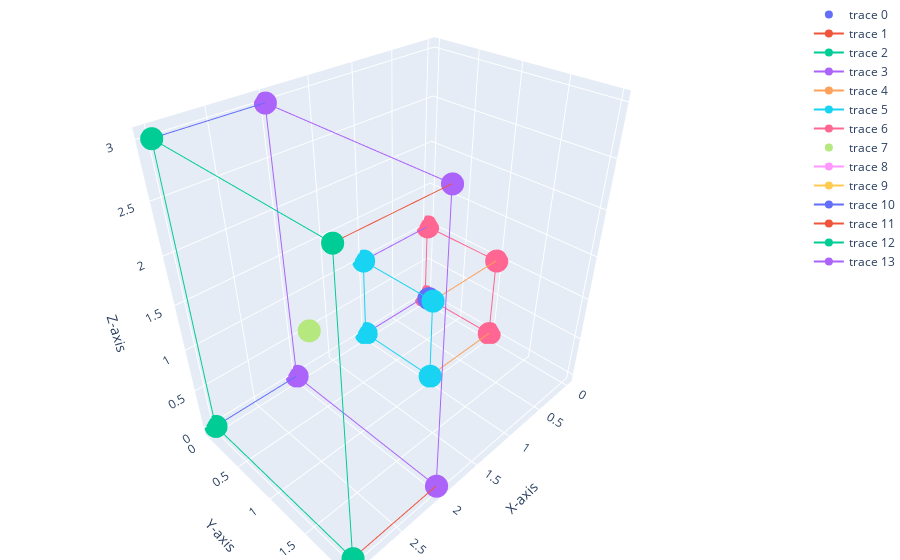

Notebook code cell kept with this figure:
### Code cell
cube1 = create_cube(1,1,1)#random_translate(random_cube())
cube2 = translate_cube(create_cube(1,2,3), 2,0,0) #random_translate(random_cube())

print(cube_collision(cube1, cube2))
print(calculate_distance_between_cubes(cube1, cube2))
display_object(cube1, cube2)

### Figure 1 — Plotly figure (JSON) as saved in the notebook; plotly's stock layout.template omitted (floating-point values rounded to 4 significant figures)
{"data": [{"mode": "markers", "type": "scatter3d", "x": [0.5], "y": [0.5], "z": [0.5]}, {"mode": "markers+lines", "type": "scatter3d", "x": [0, 1, 1, 0, 0], "y": [0, 0, 1, 1, 0], "z": [0, 0, 0, 0, 0]}, {"mode": "markers+lines", "type": "scatter3d", "x": [0, 1, 1, 0, 0], "y": [0, 0, 1, 1, 0], "z": [1, 1, 1, 1, 1]}, {"mode": "markers+lines", "type": "scatter3d", "x": [0, 1, 1, 0, 0], "y": [0, 0, 0, 0, 0], "z": [0, 0, 1, 1, 0]}, {"mode": "markers+lines", "type": "scatter3d", "x": [1, 0, 0, 1, 1], "y": [1, 1, 1, 1, 1], "z": [0, 0, 1, 1, 0]}, {"mode": "markers+lines", "type": "scatter3d", "x": [1, 1, 1, 1, 1], "y": [0, 1, 1, 0, 0], "z": [0, 0, 1, 1, 0]}, {"mode": "markers+lines", "type": "scatter3d", "x": [0, 0, 0, 0, 0], "y": [0, 1, 1, 0, 0], "z": [1, 1, 0, 0, 1]}, {"mode": "markers", "type": "scatter3d", "x": [2.5], "y": [1], "z": [1.5]}, {"mode": "markers+lines", "type": "scatter3d", "x": [2, 3, 3, 2, 2], "y": [0, 0, 2, 2, 0], "z": [0, 0, 0, 0, 0]}, {"mode": "markers+lines", "type": "scatter3d", "x": [2, 3, 3, 2, 2], "y": [0, 0, 2, 2, 0], "z": [3, 3, 3, 3, 3]}, {"mode": "markers+lines", "type": "scatter3d", "x": [2, 3, 3, 2, 2], "y": [0, 0, 0, 0, 0], "z": [0, 0, 3, 3, 0]}, {"mode": "markers+lines", "type": "scatter3d", "x": [3, 2, 2, 3, 3], "y": [2, 2, 2, 2, 2], "z": [0, 0, 3, 3, 0]}, {"mode": "markers+lines", "type": "scatter3d", "x": [3, 3, 3, 3, 3], "y": [0, 2, 2, 0, 0], "z": [0, 0, 3, 3, 0]}, {"mode": "markers+lines", "type": "scatter3d", "x": [2, 2, 2, 2, 2], "y": [0, 2, 2, 0, 0], "z": [3, 3, 0, 0, 3]}], "layout": {"autosize": true, "margin": {"b": 0, "l": 0, "pad": 0, "r": 0, "t": 0}, "scene": {"xaxis": {"title": {"text": "X-axis"}}, "yaxis": {"title": {"text": "Y-axis"}}, "zaxis": {"title": {"text": "Z-axis"}}}, "title": {"text": ""}}}
